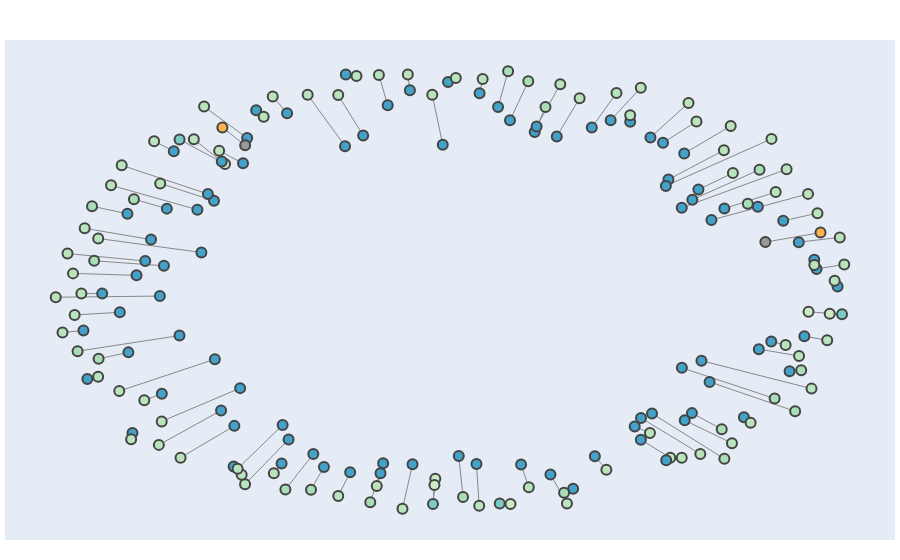

The notebook cell this image was saved under:
### Code cell
visualize_kg_from_file(
    file_path='./MKR-data/kg_final.txt',
    entity_id2index=entity_id2index,
    index_to_relation_name=index_to_relation_name,
    relation_to_entity_types=relation_to_entity_types,
    num_triples_to_plot=100 ,
    min_relations_per_node=1
)

### Figure 1 — Plotly figure (JSON) as saved in the notebook; plotly's stock layout.template omitted (floating-point values rounded to 4 significant figures; data arrays with more than 128 entries replaced by an {"elided": "..."} marker saying what was removed)
{"data": [{"hoverinfo": "text", "line": {"color": "#888", "width": 1}, "mode": "lines", "text": ["book.book.genre", "book.book.genre", "book.book.genre", "book.book.genre", "book.book.genre", "book.book.genre", "book.book.genre", "book.book.genre", "book.book.genre", "book.written_work.date_of_first_publication", "book.book.genre", "book.written_work.date_of_first_publication", "book.book.genre", "book.written_work.date_of_first_publication", "book.literary_series.author", "book.book.genre", "book.written_work.date_of_first_publication", "book.literary_series.author", "book.book.genre", "book.book.genre", "book.book.genre", "book.literary_series.author", "book.book.genre", "book.book.genre", "book.book.genre", "book.book.genre", "book.book.genre", "book.book.genre", "book.book.genre", "book.written_work.date_of_first_publication", "book.book.genre", "book.written_work.date_of_first_publication", "book.book.genre", "book.written_work.date_of_first_publication", "book.book.genre", "book.literary_series.author", "book.book.genre", "book.book.genre", "book.book.genre", "book.book.genre", "book.book.genre", "book.written_work.date_of_first_publication", "book.literary_series.author", "book.book.genre", "book.book.genre", "book.written_work.date_of_first_publication", "book.book.genre", "book.book.genre", "comic_books.series.publisher", "book.book.genre", "comic_books.series.publisher", "book.book.genre", "book.book.genre", "book.book.genre", "book.book.genre", "book.literary_series.author", "book.book.genre", "book.written_work.date_of_first_publication", "book.book.genre", "book.book.genre", "book.book.genre", "book.book.genre", "book.written_work.date_of_first_publication", "book.written_work.date_of_first_publication", "book.book.genre", "book.book.genre", "book.book.genre", "book.written_work.date_of_first_publication", "book.written_work.date_of_first_publication", "book.written_work.date_of_first_publication", "book.book.genre", "book.book.genre", "book.book.genre", "book.book.genre", "book.book.genre", "book.book.genre", "book.book.genre", "book.book.genre", "book.book.genre", "book.book.genre", "book.book.genre", "book.book.genre", "book.book.genre", "book.book.genre", "book.book.genre", "book.book.genre", "book.book.genre", "book.book.genre", "book.written_work.date_of_first_publication", "book.book.genre", "book.written_work.date_of_first_publication", "book.book.genre", "book.written_work.date_of_first_publication", "book.book.genre", "book.book.genre", "book.book.genre", "book.written_work.date_of_first_publication", "book.book.genre", "book.written_work.date_of_first_publication", "book.book.genre"], "type": "scatter", "x": {"elided": "300 float values"}, "y": {"elided": "300 float values"}}, {"hoverinfo": "text", "marker": {"color": {"elided": "198 str values"}, "colorscale": [[0, "rgb(255,255,217)"], [0.125, "rgb(237,248,177)"], [0.25, "rgb(199,233,180)"], [0.375, "rgb(127,205,187)"], [0.5, "rgb(65,182,196)"], [0.625, "rgb(29,145,192)"], [0.75, "rgb(34,94,168)"], [0.875, "rgb(37,52,148)"], [1, "rgb(8,29,88)"]], "line": {"width": 2}, "showscale": false, "size": 10}, "mode": "markers", "text": {"elided": "198 str values"}, "type": "scatter", "x": {"elided": "198 float values"}, "y": {"elided": "198 float values"}}], "layout": {"hovermode": "closest", "margin": {"b": 20, "l": 5, "r": 5, "t": 40}, "showlegend": false, "xaxis": {"showgrid": false, "showticklabels": false, "zeroline": false}, "yaxis": {"showgrid": false, "showticklabels": false, "zeroline": false}}}
